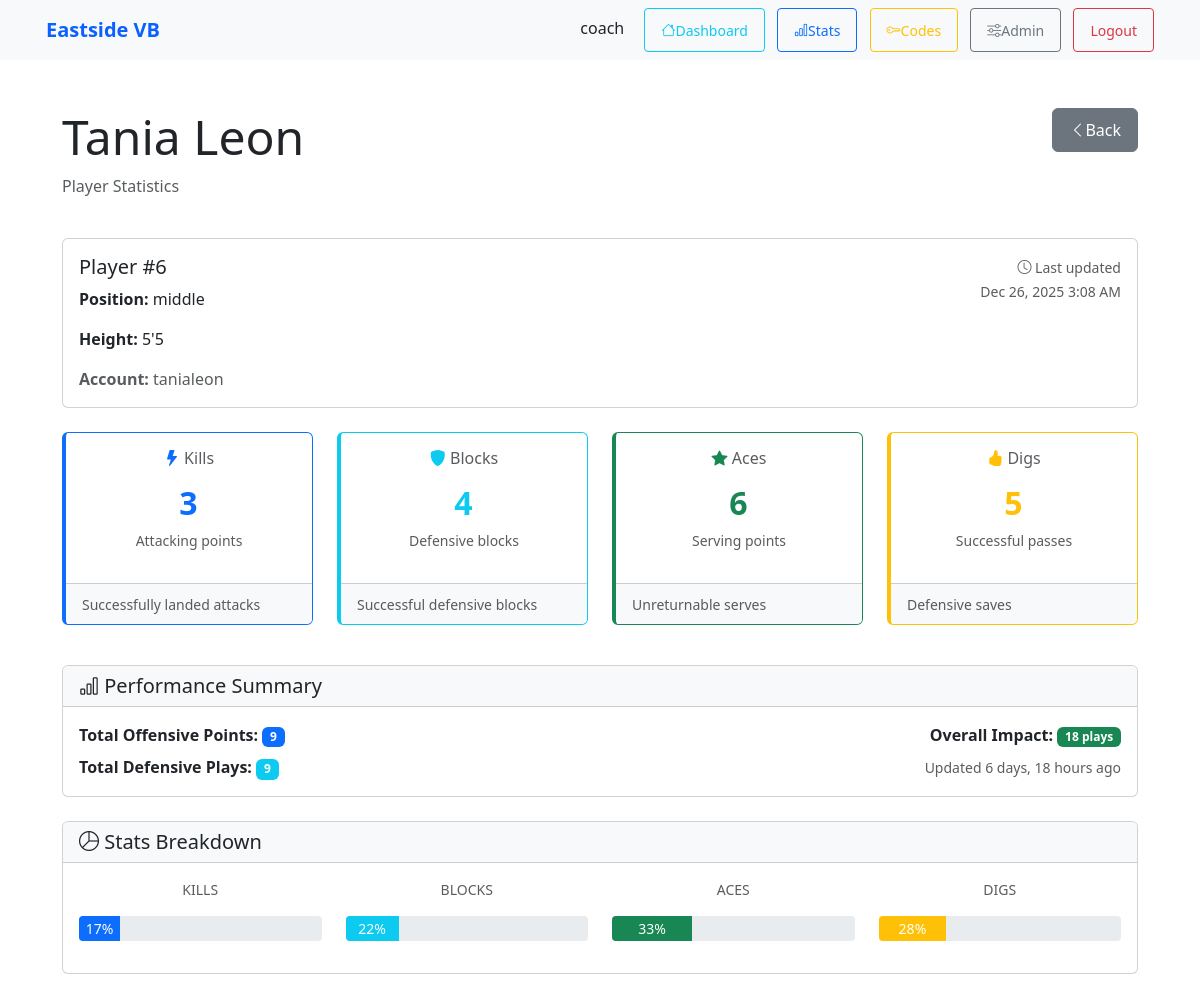
The page /stats/1/view/ (signed in) on the database its author committed.
### team/models.py (models this page shows, shortened)
class PlayerProfile(models.Model):
    user = models.OneToOneField(User, on_delete=models.CASCADE)
    player = models.OneToOneField(Player, on_delete=models.SET_NULL, null=True, blank=True)
    position = models.CharField(max_length=50, blank=True)
    height = models.CharField(max_length=10, blank=True)

class Player(models.Model):
    first_name = models.CharField(max_length=50)
    last_name = models.CharField(max_length=50)
    number = models.PositiveSmallIntegerField(null=True, blank=True)
    position = models.CharField(max_length=50, blank=True)
    created_at = models.DateTimeField(default=timezone.now)
    class Meta:
        ordering = ["number", "last_name", "first_name"]

class PlayerStats(models.Model):
    player = models.OneToOneField(PlayerProfile, on_delete=models.CASCADE)
    kills = models.IntegerField(default=0)
    blocks = models.IntegerField(default=0)
    aces = models.IntegerField(default=0)
    digs = models.IntegerField(default=0)
    updated_at = models.DateTimeField(auto_now=True)

### team/views.py (the view)
# urls.py: path('stats/<int:player_id>/view/', player_stats_view, name='player_stats_view'),
@login_required
def player_stats_view(request, player_id):
    player_profile = get_object_or_404(PlayerProfile, pk=player_id)
    is_own_profile = player_profile.user == request.user
    is_coach_user = request.user.is_staff or request.user.is_superuser
    if not (is_own_profile or is_coach_user):
        raise Http404("You don't have permission to view these stats.")
    try:
        stats = player_profile.playerstats  # type: ignore
    except PlayerStats.DoesNotExist:
        stats = None
    player_name = player_profile.player.first_name if player_profile.player else player_profile.user.username
    if player_profile.player and player_profile.player.last_name:
        player_name += f" {player_profile.player.last_name}"
    context = {
        'player_profile': player_profile,
        'stats': stats,
        'player_name': player_name,
    }
    return render(request, 'team/player_stats_view.html', context)

### team/templates/team/player_stats_view.html (shortened to what this page needs)
{% extends "base.html" %}
{% block content %}
<div class="container mt-4">
    <div class="row mb-4">
        <div class="col-md-8">
            <h1 class="display-5">{{ player_name }}</h1>
            <p class="text-muted">Player Statistics</p>
        </div>
        <div class="col-md-4 text-end">
            <a href="{% url 'team:player-list' %}" class="btn btn-secondary">
                <i class="bi bi-chevron-left"></i> Back
            </a>
        </div>
    </div>
    <div class="card mb-4">
        <div class="card-body">
            <div class="row">
                <div class="col-md-8">
                    {% if player_profile.player %}
                        <h5 class="card-title">Player #{{ player_profile.player.number|default:"—" }}</h5>
                        {% if player_profile.player.position %}
                            <p class="card-text">
                                <strong>Position:</strong> {{ player_profile.player.position }}
                            </p>
                        {% endif %}
                        {% if player_profile.height %}
                            <p class="card-text">
                                <strong>Height:</strong> {{ player_profile.height }}
                            </p>
                        {% endif %}
                    {% endif %}
                    <p class="card-text text-muted">
                        <strong>Account:</strong> {{ player_profile.user.username }}
                    </p>
                </div>
                <div class="col-md-4 text-end">
                    {% if stats %}
                        <small class="text-muted">
                            <i class="bi bi-clock"></i> Last updated<br>
                            {{ stats.updated_at|date:"M d, Y g:i A" }}
                        </small>
                    {% else %}
                        <small class="text-muted">
                            <i class="bi bi-info-circle"></i> No stats recorded yet
                        </small>
                    {% endif %}
                </div>
            </div>
        </div>
    </div>
    {% if stats %}
        <div class="row mb-4">
            <div class="col-md-6 col-lg-3 mb-3">
                <div class="card border-left border-primary h-100">
                    <div class="card-body text-center">
                        <h6 class="card-title text-muted mb-3">
                            <i class="bi bi-lightning-fill text-primary"></i> Kills
                        </h6>
                        <div class="stats-display">
                            <h2 class="text-primary mb-2">{{ stats.kills }}</h2>
                            <p class="text-muted small">Attacking points</p>
                        </div>
                    </div>
                    <div class="card-footer bg-light">
                        <small class="text-muted">Successfully landed attacks</small>
                    </div>
                </div>
            </div>
            <div class="col-md-6 col-lg-3 mb-3">
                <div class="card border-left border-info h-100">
                    <div class="card-body text-center">
                        <h6 class="card-title text-muted mb-3">
                            <i class="bi bi-shield-fill text-info"></i> Blocks
                        </h6>
                        <div class="stats-display">
                            <h2 class="text-info mb-2">{{ stats.blocks }}</h2>
                            <p class="text-muted small">Defensive blocks</p>
                        </div>
                    </div>
                    <div class="card-footer bg-light">
                        <small class="text-muted">Successful defensive blocks</small>
                    </div>
                </div>
            </div>
            <div class="col-md-6 col-lg-3 mb-3">
                <div class="card border-left border-success h-100">
                    <div class="card-body text-center">
                        <h6 class="card-title text-muted mb-3">
                            <i class="bi bi-star-fill text-success"></i> Aces
                        </h6>
                        <div class="stats-display">
                            <h2 class="text-success mb-2">{{ stats.aces }}</h2>
                            <p class="text-muted small">Serving points</p>
                        </div>
                    </div>
                    <div class="card-footer bg-light">
                        <small class="text-muted">Unreturnable serves</small>
                    </div>
                </div>
            </div>
            <div class="col-md-6 col-lg-3 mb-3">
                <div class="card border-left border-warning h-100">
                    <div class="card-body text-center">
                        <h6 class="card-title text-muted mb-3">
                            <i class="bi bi-hand-thumbs-up-fill text-warning"></i> Digs
                        </h6>
                        <div class="stats-display">
                            <h2 class="text-warning mb-2">{{ stats.digs }}</h2>
                            <p class="text-muted small">Successful passes</p>
                        </div>
                    </div>
                    <div class="card-footer bg-light">
                        <small class="text-muted">Defensive saves</small>
                    </div>
                </div>
            </div>
        </div>
        <div class="card mb-4">
            <div class="card-header bg-light">
                <h5 class="mb-0">
                    <i class="bi bi-bar-chart"></i> Performance Summary
                </h5>
            </div>
            <div class="card-body">
                <div class="row">
                    <div class="col-md-6">
                        <p class="mb-2">
                            <strong>Total Offensive Points:</strong>
                            <span class="badge bg-primary">{{ stats.kills|add:stats.aces }}</span>
                        </p>
                        <p class="mb-0">
                            <strong>Total Defensive Plays:</strong>
                            <span class="badge bg-info">{{ stats.blocks|add:stats.digs }}</span>
                        </p>
                    </div>
                    <div class="col-md-6 text-md-end">
                        <p class="mb-2">
                            <strong>Overall Impact:</strong>
                            <span class="badge bg-success">{{ stats.kills|add:stats.blocks|add:stats.aces|add:stats.digs }} plays</span>
                        </p>
                        <p class="mb-0">
                            <small class="text-muted">Updated {{ stats.updated_at|timesince }} ago</small>
                        </p>
                    </div>
                </div>
            </div>
        </div>
        <div class="card">
            <div class="card-header bg-light">
                <h5 class="mb-0">
                    <i class="bi bi-pie-chart"></i> Stats Breakdown
                </h5>
            </div>
            <div class="card-body">
                <div class="row text-center">
                    {% with total=stats.kills|add:stats.blocks|add:stats.aces|add:stats.digs %}
                        {% if total > 0 %}
                            {% widthratio stats.kills total 100 as kill_percent %}
                            {% widthratio stats.blocks total 100 as block_percent %}
                            {% widthratio stats.aces total 100 as ace_percent %}
                            {% widthratio stats.digs total 100 as dig_percent %}
                            <div class="col-md-3 mb-3">
                                <p class="text-muted small">KILLS</p>
                                <div class="progress-bar-container">
                                    <div class="progress-bar bg-primary" role="progressbar"
                                         data-width="{{ kill_percent }}">
                                        {{ kill_percent }}%
                                    </div>
                                </div>
                            </div>
                            <div class="col-md-3 mb-3">
                                <p class="text-muted small">BLOCKS</p>
                                <div class="progress-bar-container">
                                    <div class="progress-bar bg-info" role="progressbar"
                                         data-width="{{ block_percent }}">
                                        {{ block_percent }}%
                                    </div>
                                </div>
                            </div>
                            <div class="col-md-3 mb-3">
                                <p class="text-muted small">ACES</p>
                                <div class="progress-bar-container">
                                    <div class="progress-bar bg-success" role="progressbar"
                                         data-width="{{ ace_percent }}">
                                        {{ ace_percent }}%
                                    </div>
                                </div>
                            </div>
                            <div class="col-md-3 mb-3">
                                <p class="text-muted small">DIGS</p>
                                <div class="progress-bar-container">
                                    <div class="progress-bar bg-warning" role="progressbar"
                                         data-width="{{ dig_percent }}">
                                        {{ dig_percent }}%
                                    </div>
                                </div>
                            </div>
                        {% else %}
                            <div class="col-12">
                                <p class="text-muted">No statistics recorded yet.</p>
                            </div>
                        {% endif %}
                    {% endwith %}
                </div>
            </div>
        </div>
    {% endif %}
</div>
{% endblock %}

### team/templates/base.html (shortened to what this page needs)
<!doctype html>
<html lang="en">
  <head>
    {% load static %}
    <link href="https://cdn.jsdelivr.net/npm/bootstrap@5.3.2/dist/css/bootstrap.min.css" rel="stylesheet">
    <link rel="stylesheet" href="https://cdn.jsdelivr.net/npm/bootstrap-icons@1.11.0/font/bootstrap-icons.css">
    <link rel="stylesheet" href="{% static 'team/css/players.css' %}">
  </head>
  <body>
    <nav class="navbar navbar-expand-lg navbar-light bg-light">
      <div class="container">
        {% block brand %}
        <span class="navbar-brand navbar-brand-static">Eastside VB</span>
        {% endblock %}
        <div class="ms-auto">
          {% if user.is_authenticated %}
            <span class="me-3">{{ user.username }}</span>
            <a class="btn btn-sm btn-outline-info me-2" href="{% url 'team:player_dashboard' %}" title="My Dashboard">
              <i class="bi bi-house"></i> Dashboard
            </a>
            {% if user.is_staff %}
              <a class="btn btn-sm btn-outline-primary me-2" href="{% url 'team:player_stats_list' %}" title="View Team Stats">
                <i class="bi bi-bar-chart"></i> Stats
              </a>
              <a class="btn btn-sm btn-outline-warning me-2" href="{% url 'team:coach_codes' %}" title="Generate Access Codes">
                <i class="bi bi-key"></i> Codes
              </a>
              <a class="btn btn-sm btn-outline-secondary me-2" href="/admin/">
                <i class="bi bi-sliders"></i> Admin
              </a>
            {% endif %}
            <form method="post" action="{% url 'logout' %}" style="display:inline;">
              <button class="btn btn-sm btn-outline-danger" type="submit">Logout</button>
            </form>
          {% else %}
            <a class="btn btn-sm btn-outline-primary me-2" href="/signup/">Sign up</a>
            <a class="btn btn-sm btn-outline-success" href="/accounts/login/">Login</a>
          {% endif %}
        </div>
      </div>
    </nav>
    <main class="container py-4">
      {% block content %}{% endblock %}
    </main>
  </body>
</html>

### team/static/team/css/players.css (style rules this page uses)
.navbar-brand-static { cursor: default; pointer-events: none; color: #0b61ff; text-decoration: none; font-weight: 600; }

### team/templates/base.html (style rules this page uses)
.navbar-brand-static { cursor: default; pointer-events: none; color: #0b61ff; text-decoration: none; font-weight: 600; }
body { -webkit-font-smoothing: antialiased; -webkit-touch-callout: none; }
.btn { min-height: 44px; min-width: 44px; display: inline-flex; align-items: center; justify-content: center; padding: 0.5rem 1rem; }

### team/templates/team/player_stats_view.html (style rules this page uses)
.border-left { border-left: 4px solid !important; }
.border-primary { border-color: #0d6efd !important; }
.border-info { border-color: #0dcaf0 !important; }
.border-success { border-color: #198754 !important; }
.border-warning { border-color: #ffc107 !important; }
.stats-display h2 { font-weight: 700; letter-spacing: 1px; }
.progress-bar-container { height: 25px; background-color: #e9ecef; border-radius: 0.25rem; display: flex; overflow: hidden; }
.progress-bar-container .progress-bar { width: var(--bar-width); display: flex; align-items: center; justify-content: center; font-size: 0.875rem; color: white; }

### rows shown on the page
PlayerProfile: player.number "6", player.position "middle", height "5'5", user.username "tanialeon"
PlayerStats: updated_at "Dec 26, 2025 3:08 AM", kills "3", blocks "4", aces "6", digs "5", kills|add "9", blocks|add "9", kills|add "18", updated_at "6 days, 18 hours"

### other values the page prints
{{ user.username }} "coach"
{{ player_name }} "Tania Leon"
{{ kill_percent }} "17"
{{ block_percent }} "22"
{{ ace_percent }} "33"
{{ dig_percent }} "28"
